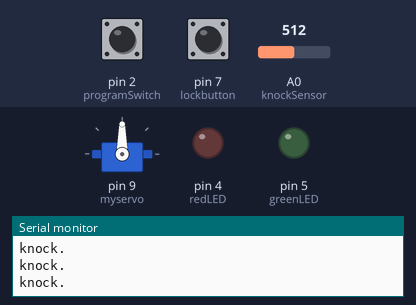
Bench run of a sketch on a simulated Arduino Uno, built with avr-gcc and run on an emulated ATmega328P. Shown: servo, output pins drawn as LEDs (lit = HIGH), the last lines printed to the serial monitor. Dashed ring = blinking. The inputs (shaded band) are chosen by the test bench; at power-on: A0 (knockSensor) = 512, pin 7 (lockbutton) LOW, pin 2 (programSwitch) LOW.

Above: at 1.2 s.
1.3 s: A0 (knockSensor) set to 486
At 4.2 s:
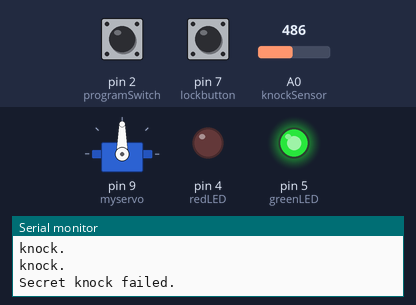
4.8 s: pin 7 (lockbutton) pulled HIGH for 0.2 s
At 7.67 s:
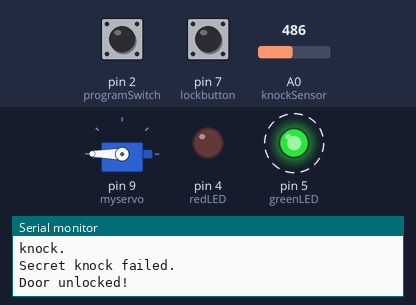
8.3 s: A0 (knockSensor) set to 510
At 13.0 s:
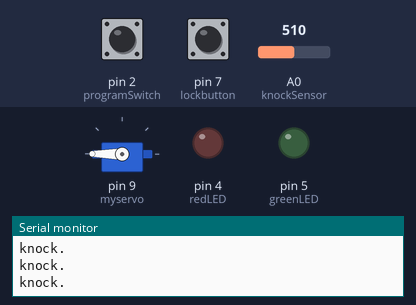
13.7 s: pin 2 (programSwitch) pulled HIGH for 3.2 s
At 20.91 s:
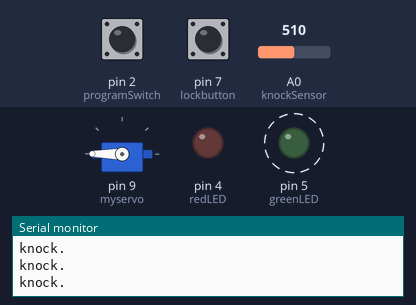
22.6 s: A0 (knockSensor) set to 490
26.1 s: pin 7 (lockbutton) pulled HIGH for 1 s
At 30.2 s:
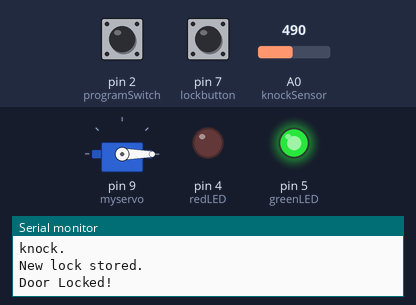
Timing chart, 0 to 31.7 s (numbered marks = the images above; inputs shaded):
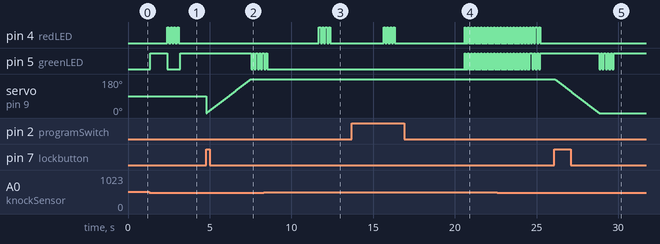

Measured:
- the behaviour switches between 500 and 499 on A0 (knockSensor) (found by bisection; images 0 and 1)
- after the input at 1.3 s, pin 5 (greenLED): LOW → HIGH after 0.05 s, → LOW 1.0 s later, → HIGH 0.80 s later
- after the input at 4.8 s, pin 5 (greenLED): alternates HIGH for 0.10 s and LOW for 0.10 s, starting after 2.7 s
- after the input at 8.3 s, pin 4 (redLED): alternates HIGH for 0.10 s and LOW for 0.10 s, 8 changes in all, then stays LOW, starting after 3.4 s
- after the input at 13.7 s, pin 5 (greenLED): alternates HIGH for 0.05 s and LOW for 0.15 s, starting after 6.9 s
- after the input at 26.1 s, pin 5 (greenLED): alternates HIGH for 0.10 s and LOW for 0.10 s, 10 changes in all, then stays HIGH, starting after 2.7 s; servo on pin 9 (myservo): moves from 180° to 0° over 2.7 s, starting at once
- by itself, pin 4 (redLED): alternates HIGH for 0.10 s and LOW for 0.10 s, 8 changes in all, then stays LOW

The sketch:

all.ino
```cpp
#include <Servo.h>

Servo myservo;  // create servo object to control a servo

int pos = 0;    // variable to store the servo position
int count = 0;  // Variable to know the door is open or close right now

// Pin definitions
const int knockSensor = 0;         // Piezo sensor on pin 0.
const int programSwitch = 2;       // If this is high we program a new code.
//const int lockMotor = 3;           // Gear motor used to turn the lock.
const int lockbutton = 7;
const int redLED = 4;              // Status LED
const int greenLED = 5;            // Status LED

// Tuning constants.  Could be made vars and hoooked to potentiometers for soft configuration, etc.
const int threshold = 500;           // Minimum signal from the piezo to register as a knock
const int rejectValue = 25;        // If an individual knock is off by this percentage of a knock we don't unlock..
const int averageRejectValue = 15; // If the average timing of the knocks is off by this percent we don't unlock.
const int knockFadeTime = 150;     // milliseconds we allow a knock to fade before we listen for another one. (Debounce timer.)
const int lockTurnTime = 650;      // milliseconds that we run the motor to get it to go a half turn.

const int maximumKnocks = 20;       // Maximum number of knocks to listen for.
const int knockComplete = 1200;     // Longest time to wait for a knock before we assume that it's finished.


// Variables.
int secretCode[maximumKnocks] = {100, 100, 100, 0, 0, 0, 0, 0, 0, 0, 0, 0, 0, 0, 0, 0, 0, 0, 0, 0};  // Initial setup: 4 knocks with same time gap...
int knockReadings[maximumKnocks];   // When someone knocks this array fills with delays between knocks.
int knockSensorValue = 0;           // Last reading of the knock sensor.
int programButtonPressed = false;   // Flag so we remember the programming button setting at the end of the cycle.

void setup() {

  myservo.attach(9);
  pinMode(redLED, OUTPUT);
  pinMode(greenLED, OUTPUT);
  pinMode(programSwitch, INPUT);
  pinMode(lockbutton, INPUT);
  Serial.begin(9600);               			// Uncomment the Serial.bla lines for debugging.
  Serial.println("Program start.");  			// but feel free to comment them out after it's working right.

  digitalWrite(greenLED, HIGH);      // Green LED on, everything is go.
}

void loop() {
  // Listen for any knock at all.
  knockSensorValue = analogRead(knockSensor);

  if (digitalRead(programSwitch)==HIGH){  // is the program button pressed?
    programButtonPressed = true;          // Yes, so lets save that state
    digitalWrite(redLED, HIGH);           // and turn on the red light too so we know we're programming.
  } else {
    programButtonPressed = false;
    digitalWrite(redLED, LOW);
  }

  if (knockSensorValue >=threshold){
    listenToSecretKnock();
  }

  if(digitalRead(lockbutton)==HIGH)
  {
      triggerDoorLock();
  }
}

// Records the timing of knocks.
void listenToSecretKnock(){
  Serial.println("knock starting");

  int i = 0;
  // First lets reset the listening array.
  for (i=0;i<maximumKnocks;i++){
    knockReadings[i]=0;
  }

  int currentKnockNumber=0;         			// Incrementer for the array.
  int startTime=millis();           			// Reference for when this knock started.
  int now=millis();

  digitalWrite(greenLED, LOW);      			// we blink the LED for a bit as a visual indicator of the knock.
  if (programButtonPressed==true){
     digitalWrite(redLED, LOW);                         // and the red one too if we're programming a new knock.
  }
  delay(knockFadeTime);                       	        // wait for this peak to fade before we listen to the next one.
  digitalWrite(greenLED, HIGH);
  if (programButtonPressed==true){
     digitalWrite(redLED, HIGH);
  }
  do {
    //listen for the next knock or wait for it to timeout.
    knockSensorValue = analogRead(knockSensor);
    if (knockSensorValue >=threshold){                   //got another knock...
      //record the delay time.
      Serial.println("knock.");
      now=millis();
      knockReadings[currentKnockNumber] = now-startTime;
      currentKnockNumber ++;                             //increment the counter
      startTime=now;
      // and reset our timer for the next knock
      digitalWrite(greenLED, LOW);
      if (programButtonPressed==true){
        digitalWrite(redLED, LOW);                       // and the red one too if we're programming a new knock.
      }
      delay(knockFadeTime);                              // again, a little delay to let the knock decay.
      digitalWrite(greenLED, HIGH);
      if (programButtonPressed==true){
        digitalWrite(redLED, HIGH);
      }
    }

    now=millis();

    //did we timeout or run out of knocks?
  } while ((now-startTime < knockComplete) && (currentKnockNumber < maximumKnocks));

  //we've got our knock recorded, lets see if it's valid
  if (programButtonPressed==false){             // only if we're not in progrmaing mode.
    if (validateKnock() == true){
      triggerDoorUnlock();
    } else {
      Serial.println("Secret knock failed.");
      digitalWrite(greenLED, LOW);  		// We didn't unlock, so blink the red LED as visual feedback.
      for (i=0;i<4;i++){
        digitalWrite(redLED, HIGH);
        delay(100);
        digitalWrite(redLED, LOW);
        delay(100);
      }
      digitalWrite(greenLED, HIGH);
    }
  } else { // if we're in programming mode we still validate the lock, we just don't do anything with the lock
    validateKnock();
    // and we blink the green and red alternately to show that program is complete.
    Serial.println("New lock stored.");
    digitalWrite(redLED, LOW);
    digitalWrite(greenLED, HIGH);
    for (i=0;i<3;i++){
      delay(100);
      digitalWrite(redLED, HIGH);
      digitalWrite(greenLED, LOW);
      delay(100);
      digitalWrite(redLED, LOW);
      digitalWrite(greenLED, HIGH);
    }
  }
}


// Runs the motor (or whatever) to unlock the door.
void triggerDoorUnlock(){


  if(count==1){
    Serial.println("Door Locked!");
    int i=0;

    for (pos = 180; pos >= 0; pos -= 1) { // goes from 180 degrees to 0 degrees
      myservo.write(pos);              // tell servo to go to position in variable 'pos'
      delay(15);                       // waits 15ms for the servo to reach the position
    }

    // Blink the green LED a few times for more visual feedback.
    for (i=0; i < 5; i++){
        digitalWrite(greenLED, LOW);
        delay(100);
        digitalWrite(greenLED, HIGH);
        delay(100);
    }
    count = 0;
  }
  else
  {
      Serial.println("Door unlocked!");
    int i=0;

    for (pos = 0; pos <= 180; pos += 1) { // goes from 0 degrees to 180 degrees
      // in steps of 1 degree
      myservo.write(pos);              // tell servo to go to position in variable 'pos'
      delay(15);                       // waits 15ms for the servo to reach the position
    }

    // Blink the green LED a few times for more visual feedback.
    for (i=0; i < 5; i++){
        digitalWrite(greenLED, LOW);
        delay(100);
        digitalWrite(greenLED, HIGH);
        delay(100);
    }
    count = 1;
  }


}

void triggerDoorLock(){


  if(count==1){
    Serial.println("Door Locked!");
    int i=0;

    for (pos = 180; pos >= 0; pos -= 1) { // goes from 180 degrees to 0 degrees
      myservo.write(pos);              // tell servo to go to position in variable 'pos'
      delay(15);                       // waits 15ms for the servo to reach the position
    }

    // Blink the green LED a few times for more visual feedback.
    for (i=0; i < 5; i++){
        digitalWrite(greenLED, LOW);
        delay(100);
        digitalWrite(greenLED, HIGH);
        delay(100);
    }
    count = 0;
  }
  else
  {
      Serial.println("Door unlocked!");
    int i=0;

    for (pos = 0; pos <= 180; pos += 1) { // goes from 0 degrees to 180 degrees
      // in steps of 1 degree
      myservo.write(pos);              // tell servo to go to position in variable 'pos'
      delay(15);                       // waits 15ms for the servo to reach the position
    }

    // Blink the green LED a few times for more visual feedback.
    for (i=0; i < 5; i++){
        digitalWrite(greenLED, LOW);
        delay(100);
        digitalWrite(greenLED, HIGH);
        delay(100);
    }
    count = 1;
  }
}

// Sees if our knock matches the secret.
// returns true if it's a good knock, false if it's not.
// todo: break it into smaller functions for readability.
boolean validateKnock(){
  int i=0;

  // simplest check first: Did we get the right number of knocks?
  int currentKnockCount = 0;
  int secretKnockCount = 0;
  int maxKnockInterval = 0;          			// We use this later to normalize the times.

  for (i=0;i<maximumKnocks;i++){
    if (knockReadings[i] > 0){
      currentKnockCount++;
    }
    if (secretCode[i] > 0){  					//todo: precalculate this.
      secretKnockCount++;
    }

    if (knockReadings[i] > maxKnockInterval){ 	// collect normalization data while we're looping.
      maxKnockInterval = knockReadings[i];
    }
  }

  // If we're recording a new knock, save the info and get out of here.
  if (programButtonPressed==true){
      for (i=0;i<maximumKnocks;i++){ // normalize the times
        secretCode[i]= map(knockReadings[i],0, maxKnockInterval, 0, 100);
      }
      // And flash the lights in the recorded pattern to let us know it's been programmed.
      digitalWrite(greenLED, LOW);
      digitalWrite(redLED, LOW);
      delay(1000);
      digitalWrite(greenLED, HIGH);
      digitalWrite(redLED, HIGH);
      delay(50);
      for (i = 0; i < maximumKnocks ; i++){
        digitalWrite(greenLED, LOW);
        digitalWrite(redLED, LOW);
        // only turn it on if there's a delay
        if (secretCode[i] > 0){
          delay( map(secretCode[i],0, 100, 0, maxKnockInterval)); // Expand the time back out to what it was.  Roughly.
          digitalWrite(greenLED, HIGH);
          digitalWrite(redLED, HIGH);
        }
        delay(50);
      }
	  return false; 	// We don't unlock the door when we are recording a new knock.
  }

  if (currentKnockCount != secretKnockCount){
    return false;
  }

  /*  Now we compare the relative intervals of our knocks, not the absolute time between them.
      (ie: if you do the same pattern slow or fast it should still open the door.)
      This makes it less picky, which while making it less secure can also make it
      less of a pain to use if you're tempo is a little slow or fast.
  */
  int totaltimeDifferences=0;
  int timeDiff=0;
  for (i=0;i<maximumKnocks;i++){ // Normalize the times
    knockReadings[i]= map(knockReadings[i],0, maxKnockInterval, 0, 100);
    timeDiff = abs(knockReadings[i]-secretCode[i]);
    if (timeDiff > rejectValue){ // Individual value too far out of whack
      return false;
    }
    totaltimeDifferences += timeDiff;
  }
  // It can also fail if the whole thing is too inaccurate.
  if (totaltimeDifferences/secretKnockCount>averageRejectValue){
    return false;
  }

  return true;

}
```
